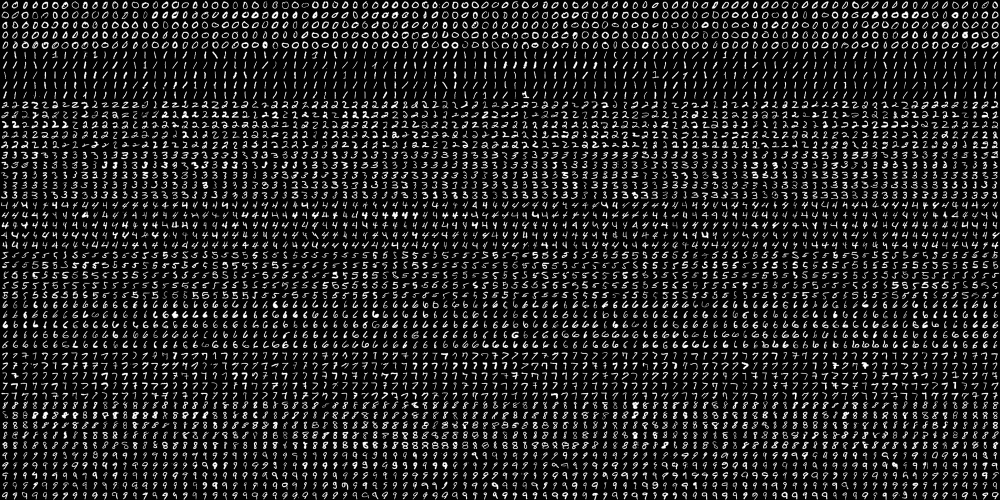
#> input picture digits.png, 2000 x 1000 px (shown at 1/2 size)
$ python knn_ipython.py
#> lines starting #> are read from the running program, lines starting #| are printed output that depends on the picture

# coding: utf-8

# In[1]:


import numpy as np
import cv2
from matplotlib import pyplot as plt


# In[2]:


img = cv2.imread('digits.png')
#> img is the input picture: shape (1000, 2000, 3); min 0, max 255, mean 33.8
gray_img = cv2.cvtColor(img, cv2.COLOR_BGR2GRAY)


# In[3]:


cells = [np.hsplit(row,100) for row in np.vsplit(gray_img,50)]
#> cells = 50 items
type(cells)


# In[4]:


arr = np.array(cells)
print(type(arr))
#| <class 'numpy.ndarray'>
print(arr.shape)
#| (50, 100, 20, 20)


# In[16]:


train_data = arr[:, :90]   # vertically spliiting image array
print(train_data.shape)
#| (50, 90, 20, 20)
train_data = train_data.reshape( -1, 400).astype(np.float32)# reshaping
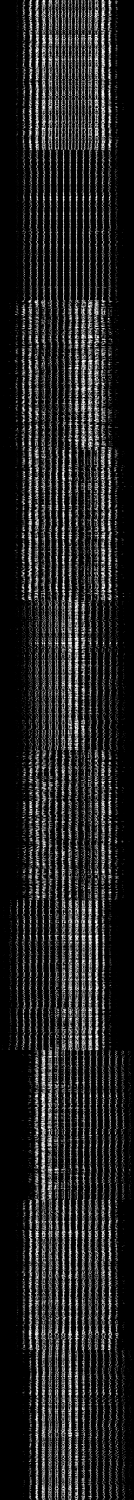
#> train_data: shape (4500, 400) float32 (shown at 1/3 size); min 0, max 255, mean 33.8
train_data.shape


# In[17]:


test_data = arr[:, 90:100]
test_data = test_data.reshape(-1, 400).astype(np.float32)
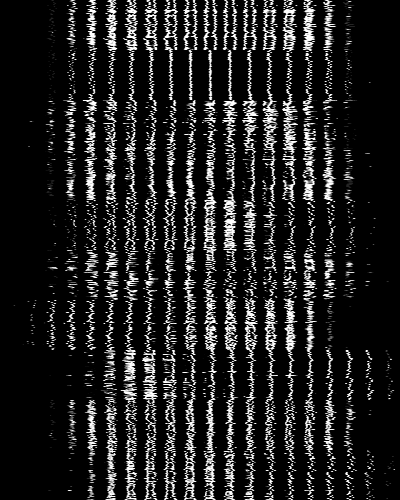
#> test_data: shape (500, 400) float32; min 0, max 255, mean 34
test_data.shape
test_data


# In[18]:


# creating lables for our data
k = np.arange(10)
train_labels = np.repeat(k, 450)[:, np.newaxis]
train_labels


# In[20]:


test_labels= np.repeat(k, 50)[:, np.newaxis]
test_labels


# In[22]:


knn = cv2.ml.KNearest_create()
knn.train(train_data, cv2.ml.ROW_SAMPLE, train_labels)


# In[23]:


imgdigit = cv2.imread("digit_7.png")
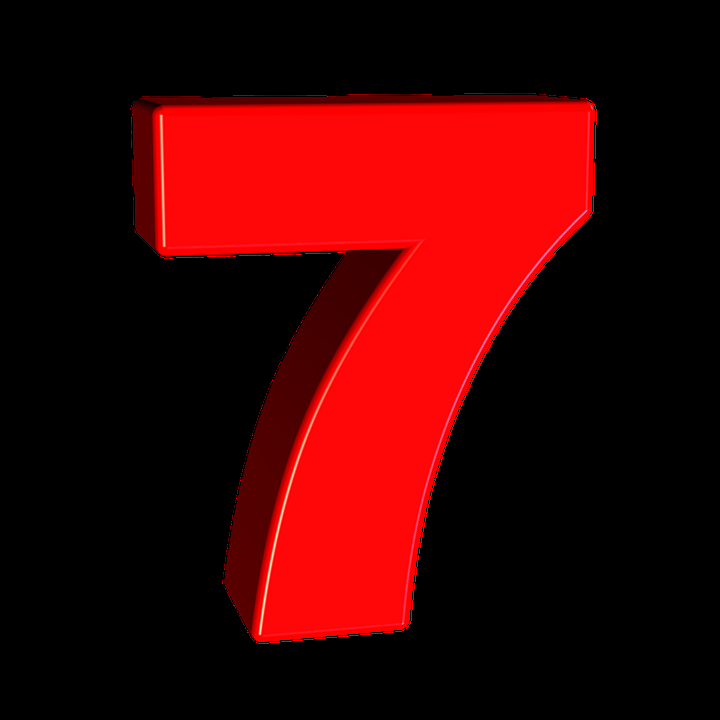
#> input picture digit_7.png, 720 x 720 px
#> imgdigit is the input picture: shape (720, 720, 3); mean B, G, R 2.3, 1.8, 63.9
gray_img_dig = cv2.cvtColor(imgdigit, cv2.COLOR_BGR2GRAY)
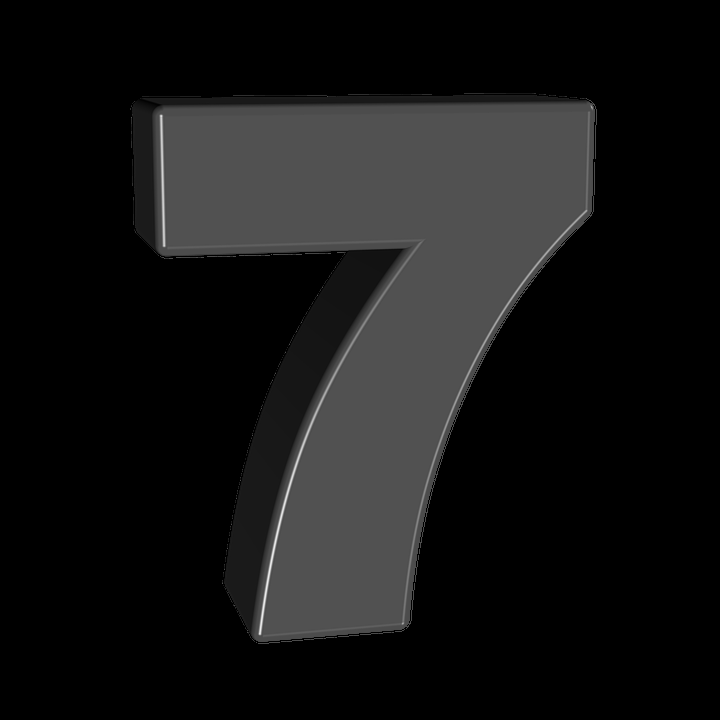
#> gray_img_dig: shape (720, 720); min 0, max 237, mean 20.5
imgdigit = cv2.resize(gray_img_dig, (20,20))
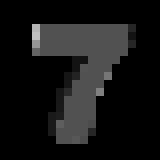
#> imgdigit: shape (20, 20) (shown 8 times larger); min 0, max 190, mean 21
arraa = np.array(imgdigit).reshape(-1,400).astype(np.float32)
print(arraa.shape)
#| (1, 400)

ret , result , neighbours, dist = knn.findNearest( test_data,k= 5)
#> ret = 0; result = 500 values, max 9 at index 248, min 0 at index 0, mean 4.43; neighbours = 500 rows, first 6: [0, 0, 0, 0, 0], [0, 0, 0, 0, 0], [0, 0, 0, 0, 0], [0, 0, 0, 0, 0], [0, 0, 0, 0, 0], [0, 0, 0, 0, 0]; dist = 500 rows, first 6: [531615, 647180, 781122, 782039, 783450], [415468, 615187, 632136, 699513, 711735], [608464, 673658, 928497, 941228, 976127], [689178, 707852, 730166, 774767, 793553], [590791, 626764, 724195, 732794, 751239], [1006166, 1092929, 1159514, 1207524, 1264283]
print(type(result))
#| <class 'numpy.ndarray'>
print(type(ret))
#| <class 'float'>
#print(result[0])


# In[24]:


matches = result == test_labels
correct = np.count_nonzero(matches)
#> correct = 471
accuracy = correct*100.0/result.size
#> accuracy = 94.2
print(accuracy)
#| 94.2
